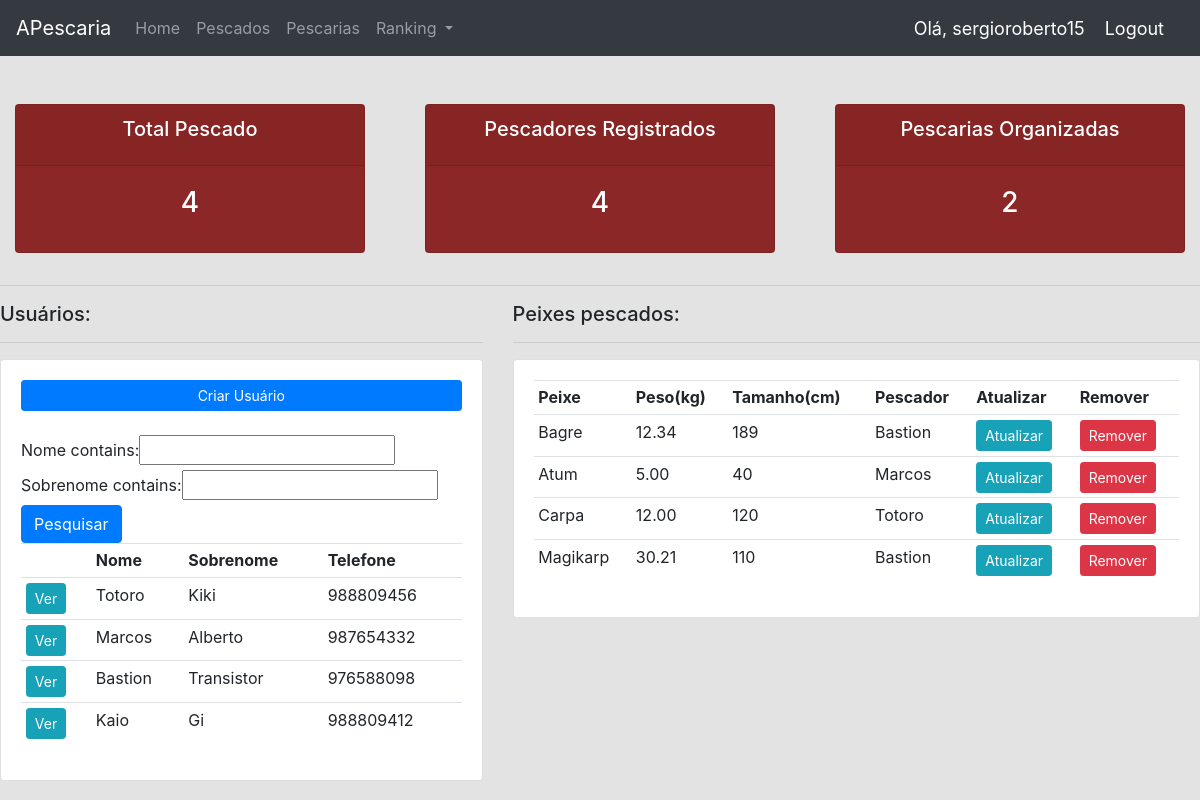
The app's page / (signed in) with its own data.
### accounts/models.py (models this page shows, shortened)
class Usuario(models.Model):
    user = models.OneToOneField(User, null=True, on_delete=models.CASCADE)
    nome = models.CharField(max_length=20)
    sobrenome = models.CharField(max_length=20, null=True)
    telefone = models.CharField(max_length=11, blank=True, null=True)
    cpf = models.CharField(max_length=11, null=True)
    endereco = models.CharField(max_length=50, blank=True, null=True)
    def __str__(self):
        return self.nome

class Pescado(models.Model):
    nome = models.CharField(max_length=30, null=True)
    massa = models.DecimalField(max_digits=5, decimal_places=2 , null=True)
    tamanho = models.IntegerField(null=True)
    quemPescou = models.ForeignKey(Usuario, null=True, on_delete=models.SET_NULL)

### accounts/views.py (the view)
# urls.py: path('', home_view, name="home"),
@login_required(login_url='login')
def home_view(request):
    usuario_view = Usuario.objects.all()
    pescado_view = Pescado.objects.all()
    pescaria_view = Pescaria.objects.all()
    quantia_pescada = pescado_view.count
    total_pescadores = usuario_view.count
    total_pescaria = pescaria_view.count
    myFilter = UsuarioFilter(request.GET, queryset=usuario_view)
    usuario_view = myFilter.qs
    context = {'usuarios': usuario_view, 'pescados': pescado_view, 'quantia_pescada': quantia_pescada,
               'total_pescadores': total_pescadores, 'total_pescaria': total_pescaria, 'myFilter': myFilter}
    return render(request, "home.html", context)

### templates/home.html
{% extends 'base.html' %}
{% block content %}
<br>
{%  include 'status.html' %}
<hr>
<div class="row">
	<div class="col-md-5">
		<h5>Usuários:</h5>
		<hr>
		<div class="card card-body">
			<a class="btn btn-primary  btn-sm btn-block" href="{% url 'criar_usuario' %}">Criar Usuário</a>
			<br>
			<form method="get">
				{{myFilter.form}}
				<button class="btn btn-primary" type="submit">Pesquisar</button>
		  	</form>
			<table class="table table-sm">
				<tr>
					<th></th>
					<th>Nome</th>
					<th>Sobrenome</th>
					<th>Telefone</th>
				</tr>
                {% for usuario in usuarios %}
                <tr>
					<td><a class="btn btn-sm btn-info" href="{% url 'usuario' usuario.id %}">Ver</a></td>
                    <td>{{usuario.nome}}</td>
					<td>{{usuario.sobrenome}}</td>
                    <td>{{usuario.telefone}}</td>
                </tr>
                {% endfor %}
			</table>
		</div>
	</div>
	<div class="col-md-7">
		<h5>Peixes pescados:</h5>
		<hr>
		<div class="card card-body">
			<table class="table table-sm">
				<tr>
					<th>Peixe</th>
					<th>Peso(kg)</th>
					<th>Tamanho(cm)</th>
					<th>Pescador</th>
					<th>Atualizar</th>
					<th>Remover</th>
				</tr>
                {% for pescado in pescados %}
                <tr>
                    <td>{{pescado.nome}}</td>
                    <td>{{pescado.massa}}</td>
                    <td>{{pescado.tamanho}}</td>
					<td>{{pescado.quemPescou}}</td>
                    <td><a class="btn btn-sm btn-info" href="{% url 'atualizar_pescado' pescado.id %}">Atualizar</a> </td>
                    <td><a class="btn btn-sm btn-danger" href="{% url 'deletar_pescado' pescado.id %}">Remover</a> </td>
                </tr>
                {% endfor %}
			</table>
		</div>
	</div>
</div>
{% endblock %}

### templates/base.html (shortened to what this page needs)
<!doctype html>
<html>
    <head>
        <link rel="stylesheet" href="https://stackpath.bootstrapcdn.com/bootstrap/4.5.2/css/bootstrap.min.css">
    </head>
    <body>
        {% include 'navbar.html' %}
        {% block content %}{% endblock %}
    </body>
</html>

### templates/navbar.html (shortened to what this page needs)
{% load static %}
<nav class="navbar navbar-expand-lg navbar-dark bg-dark">
  <a class="navbar-brand" href="{% url 'home' %}">APescaria</a>
  <div class="collapse navbar-collapse" id="navbarSupportedContent">
    <ul class="navbar-nav mr-auto">
      <li class="nav-item">
        <a class="nav-link" href="{% url 'home' %}">Home <span class="sr-only">(current)</span></a>
      </li>
      <li class="nav-item">
        <a class="nav-link" href="{% url 'pescado' %}">Pescados</a>
      </li>
      <li class="nav-item">
        <a class="nav-link" href="{% url 'pescaria' %}">Pescarias</a>
      </li>
      <li class="nav-item dropdown">
        <a class="nav-link dropdown-toggle" href="#" id="navbarDropdown" role="button" data-toggle="dropdown" aria-haspopup="true" aria-expanded="false">
          Ranking
        </a>
      </li>
    </ul>
  </div>
  <span class="hello-msg">Olá, {{request.user}}</span>
  <span><a class="hello-msg" href="{% url 'logout' %}">Logout</a> </span>
</nav>

### templates/status.html
<br>
<div class="row">
	<div class="col">
		<div class="col-md">
			<div class="card text-center text-white  mb-3" id="total-orders">
			  	<div class="card-header">
			  		<h5 class="card-title">Total Pescado</h5>
			  	</div>
			  	<div class="card-body">
			    	<h3 class="card-title">{{quantia_pescada}}</h3>
			  	</div>
			</div>
		</div>
	</div>
	<div class="col">
		<div class="col-md">
			<div class="card text-center text-white  mb-3" id="orders-delivered">
			  	<div class="card-header">
			  		<h5 class="card-title">Pescadores Registrados</h5>
			  	</div>
			  	<div class="card-body">
			    	<h3 class="card-title">{{total_pescadores}}</h3>
			  	</div>
			</div>
		</div>
	</div>
	<div class="col">
		<div class="col-md">
			<div class="card text-center text-white  mb-3" id="orders-pending">
			  	<div class="card-header">
			  		<h5 class="card-title">Pescarias Organizadas</h5>
			  	</div>
			  	<div class="card-body">
			    	<h3 class="card-title">{{total_pescaria}}</h3>
			  	</div>
			</div>
		</div>
	</div>
</div>

### templates/base.html (style rules this page uses)
body { background-color: #e3e3e3; }
#total-orders { background-color: #8c2727; }
#orders-delivered { background-color: #8c2727; }
#orders-pending { background-color: #8c2727; }

### templates/navbar.html (style rules this page uses)
.hello-msg { font-size: 18px; color: #fff; margin-right: 20px; }

### records on screen
Usuario: nome "Totoro", sobrenome "Kiki", telefone "988809456"
Usuario: nome "Marcos", sobrenome "Alberto", telefone "987654332"
Usuario: nome "Bastion", sobrenome "Transistor", telefone "976588098"
Usuario: nome "Kaio", sobrenome "Gi", telefone "988809412"
Pescado: nome "Bagre", massa "12.34", tamanho "189", quemPescou "Bastion"
Pescado: nome "Atum", massa "5.00", tamanho "40", quemPescou "Marcos"
Pescado: nome "Carpa", massa "12.00", tamanho "120", quemPescou "Totoro"
Pescado: nome "Magikarp", massa "30.21", tamanho "110", quemPescou "Bastion"

### other values on screen
{{ request.user }} "sergioroberto15"
{{ quantia_pescada }} "4"
{{ total_pescadores }} "4"
{{ total_pescaria }} "2"
